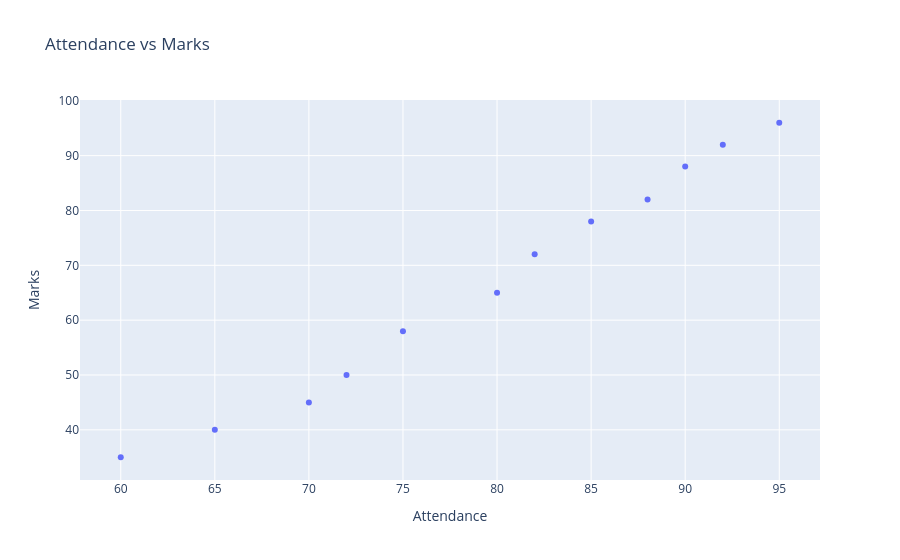

The code cell stored with this chart in its notebook:
### Markdown cell above
#### Plot 2

### Code cell
fig = px.scatter(
    df,
    x="Attendance",
    y="Marks",
    hover_data=["Study_Hours","Assignments"],
    title="Attendance vs Marks"
)

fig.show()

### Figure 1 — Plotly figure (JSON) as saved in the notebook; plotly's stock layout.template omitted (floating-point values rounded to 4 significant figures)
{"data": [{"customdata": [[1, 2], [2, 3], [3, 4], [4, 5], [5, 5], [6, 6], [7, 7], [8, 7], [9, 8], [10, 8], [11, 9], [12, 10]], "hovertemplate": "Attendance=%{x}<br>Marks=%{y}<br>Study_Hours=%{customdata[0]}<br>Assignments=%{customdata[1]}<extra></extra>", "legendgroup": "", "marker": {"color": "#636efa", "symbol": "circle"}, "mode": "markers", "name": "", "orientation": "v", "showlegend": false, "type": "scatter", "x": [60, 65, 70, 72, 75, 80, 82, 85, 88, 90, 92, 95], "xaxis": "x", "y": [35, 40, 45, 50, 58, 65, 72, 78, 82, 88, 92, 96], "yaxis": "y"}], "layout": {"legend": {"tracegroupgap": 0}, "title": {"text": "Attendance vs Marks"}, "xaxis": {"anchor": "y", "domain": [0, 1], "title": {"text": "Attendance"}}, "yaxis": {"anchor": "x", "domain": [0, 1], "title": {"text": "Marks"}}}}
